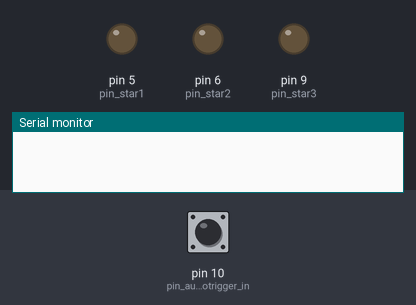
Simulated run of this sketch. Board: Arduino Pro Mini, built with avr-gcc and run on an emulated ATmega328P. Shown: output pins drawn as LEDs (lit = HIGH), the last lines printed to the serial monitor. Dashed ring = blinking. The inputs (shaded band) are chosen by the test bench; at power-on: pin 10 (pin_audiotrigger_in) HIGH. Random numbers use the default seed unless the sketch sets one; pins used as bus, display or sensor lines are not drawn.

Above: at 1.2 s.
1.3 s: pin 10 (pin_audiotrigger_in) pulled LOW for 0.15 s
At 4.28 s:
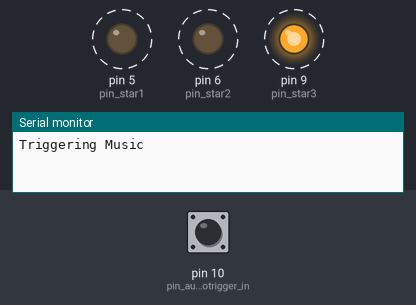
4.3 s: pin 10 (pin_audiotrigger_in) pulled LOW for 1 s
At 4.9 s:
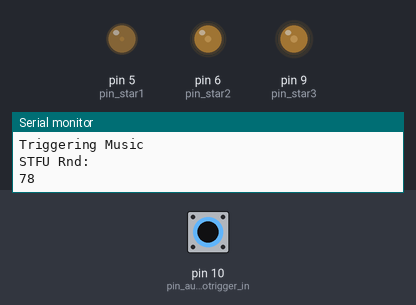
7.3 s: pin 10 (pin_audiotrigger_in) pulled LOW for 3.2 s
At 8.4 s:
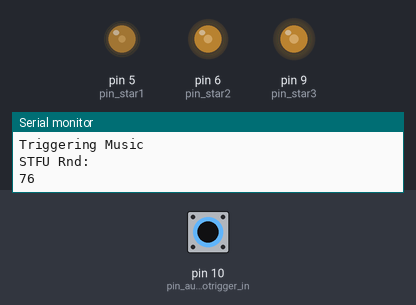
12.0 s: pin 10 (pin_audiotrigger_in) pulled LOW for 0.15 s
At 12.39 s:
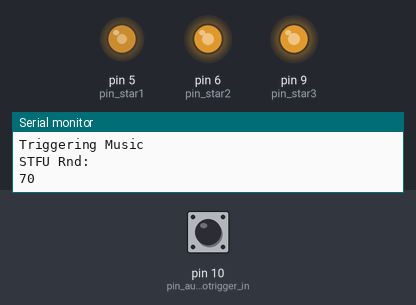
15.0 s: pin 10 (pin_audiotrigger_in) pulled LOW for 3.2 s
21.2 s: pin 10 (pin_audiotrigger_in) driven LOW
Timing chart, 0 to 30.0 s (numbered marks = the images above; inputs shaded):
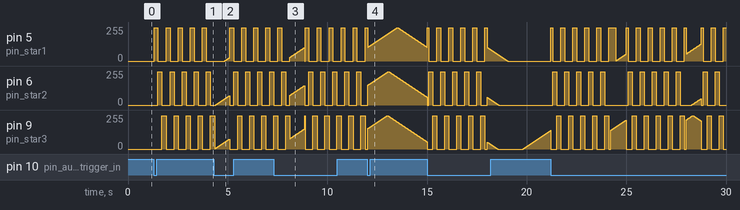

The sketch:

NyanCat.ino
```cpp
/*
  Nyan Cat Lightup Project
   for Zach & Sally
    - love knitcore

  Designed for an Arduino Pro Mini 5V ATMega328
 */

// PWM Lights
int pin_star1  = 5;
int pin_star2  = 6;
int pin_star3  = 9;

// Audio Trigger In
int pin_audiotrigger_in = 10;
// Audio Trigger Out
int pin_audiotrigger_out = 11;


unsigned long trigger_time;
int stfu;
int stfu_end;
int mlight;


// Setup Values
int star1_delay = 0;
int star1_value = 0;
bool star1_up = true;
int star2_delay = 0;
int star2_value = 0;
bool star2_up = true;
int star3_delay = 0;
int star3_value = 0;
bool star3_up = true;

void setup() {
  // Only for Debugging if you need it
  Serial.begin(57600);

  // initialize light pins - All out
  pinMode(pin_star1, OUTPUT);
  pinMode(pin_star2, OUTPUT);
  pinMode(pin_star3, OUTPUT);

  // Audio Pins
  pinMode(pin_audiotrigger_out, OUTPUT);
  pinMode(pin_audiotrigger_in, INPUT_PULLUP);
  digitalWrite(pin_audiotrigger_out, HIGH);
  trigger_time = 0;
  stfu = 0;
  stfu_end = 200; // This will get a random value after each setting
  mlight = 0;

  // if analog input pin 0 is unconnected, random analog
  // noise will cause the call to randomSeed() to generate
  // different seed numbers each time the sketch runs.
  // randomSeed() will then shuffle the random function.
  randomSeed(analogRead(0));

  // Random Starting delays
  star1_delay = random(0, 500);
  star2_delay = random(0, 500);
  star3_delay = random(0, 500);

}

// the loop function runs over and over again forever
void loop() {

  // PWM Fade Lights
  if(trigger_time > 0) {
    music_lights();
  } else {
    pwm_star(pin_star1, star1_delay, star1_value, star1_up);
    pwm_star(pin_star2, star2_delay, star2_value, star2_up);
    pwm_star(pin_star3, star3_delay, star3_value, star3_up);
  }

  //Check Audio
  check_audio_trigger();

  //Debugging if you need this
  //   Serial.println(trigger_time);

  //Cause this ran crazy fast, slow shit down
  delay(10);
}

//////////////////////////////////////////////////
//////////////////////////////////////////////////
//      LIGHT DURING MUSIC                      //
//////////////////////////////////////////////////
//////////////////////////////////////////////////

void music_lights(){
  // Only using the 3 PWM lights for this
  mlight++;
  if(mlight < 20){
    analogWrite(pin_star1, 250);
    analogWrite(pin_star2, 0);
    analogWrite(pin_star3, 0);
  } else if(mlight < 40){
    analogWrite(pin_star1, 0);
    analogWrite(pin_star2, 250);
    analogWrite(pin_star3, 0);
  } else if(mlight < 60){
    analogWrite(pin_star1, 0);
    analogWrite(pin_star2, 0);
    analogWrite(pin_star3, 250);
  } else {
    mlight = 0;
  }
}


//////////////////////////////////////////////////
//////////////////////////////////////////////////
//      Audio                                   //
//////////////////////////////////////////////////
//////////////////////////////////////////////////

void check_audio_trigger(){
  // Force a delay if we just shut down the audio
  if(stfu > 0){
    stfu++;
    if(stfu > stfu_end){
      stfu = 0;
    }
  }

  // This is the main button detection to start the music
  if((digitalRead(pin_audiotrigger_in) == LOW) && (trigger_time < 1) && (stfu == 0)){
    digitalWrite(pin_audiotrigger_out,LOW);
    trigger_time = 1;
    Serial.println("Triggering Music");
  }

  if(trigger_time > 0){
    trigger_time++;

    if(trigger_time > 300){
      // Ok, if they hit it again now, lets turn it off
      if(digitalRead(pin_audiotrigger_in) == LOW){
        digitalWrite(pin_audiotrigger_out,HIGH);
        trigger_time = 0;
        stfu = 1;
        stfu_end = random(70, 80);

        Serial.println("STFU Rnd: ");
        Serial.println(stfu_end);
      }

      // Damn, still going? Lets shut this down
      // This should end as the music fades out around 3:30
      if(trigger_time > 21000){
        digitalWrite(pin_audiotrigger_out,HIGH);
        trigger_time = 0;
        Serial.println("Long Stop");
      }

    }
  }

}


//////////////////////////////////////////////////
//////////////////////////////////////////////////
//      FADE STARS                              //
//////////////////////////////////////////////////
//////////////////////////////////////////////////

void pwm_star(int &pin, int &delay, int &value, bool &up){
  if(delay > 0){
    delay--;
    return;
  }

  if(up){
    value++;
  } else {
    value--;
  }

  if(value < 1){
    up = true;
    analogWrite(pin, 0);

    // Set the delay between fades
    delay = random(100, 500);
    return;
  }
  if(value > 250){
    up = false;
  }

  analogWrite(pin, value);
}
```
